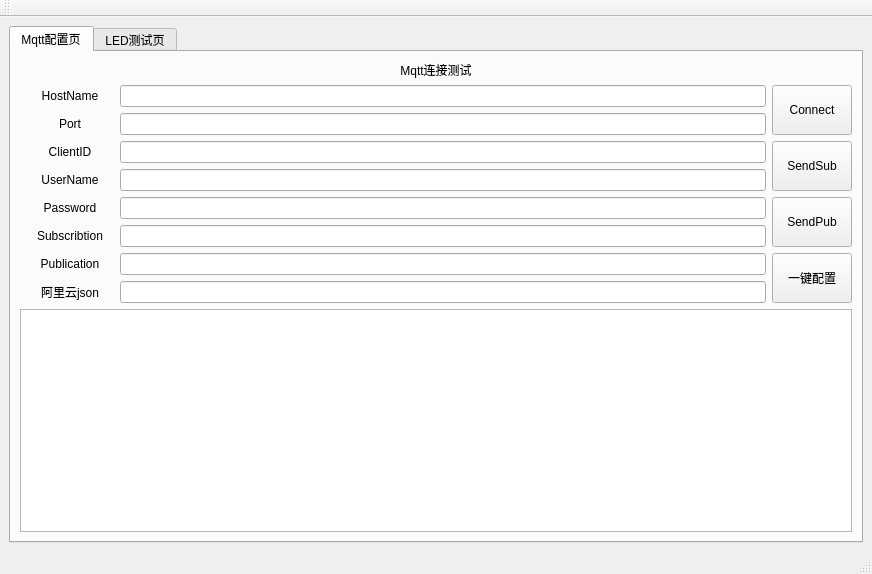
<?xml version="1.0" encoding="UTF-8"?>
<ui version="4.0">
 <class>MainWindow</class>
 <widget class="QMainWindow" name="MainWindow">
  <property name="geometry">
   <rect>
    <x>0</x>
    <y>0</y>
    <width>872</width>
    <height>574</height>
   </rect>
  </property>
  <property name="minimumSize">
   <size>
    <width>500</width>
    <height>500</height>
   </size>
  </property>
  <property name="font">
   <font>
    <pointsize>9</pointsize>
   </font>
  </property>
  <property name="windowTitle">
   <string>MainWindow</string>
  </property>
  <widget class="QWidget" name="centralwidget">
   <layout class="QGridLayout" name="gridLayout_4">
    <item row="0" column="0">
     <widget class="QTabWidget" name="tabWidget">
      <property name="currentIndex">
       <number>0</number>
      </property>
      <widget class="QWidget" name="tab_1">
       <attribute name="title">
        <string>Mqtt配置页</string>
       </attribute>
       <layout class="QGridLayout" name="gridLayout_5">
        <item row="0" column="0">
         <layout class="QGridLayout" name="gridLayout_3">
          <item row="2" column="0" colspan="2">
           <widget class="QTextEdit" name="TextEdit">
            <property name="minimumSize">
             <size>
              <width>50</width>
              <height>0</height>
             </size>
            </property>
           </widget>
          </item>
          <item row="1" column="0">
           <layout class="QGridLayout" name="gridLayout" columnstretch="0" columnminimumwidth="0">
            <property name="sizeConstraint">
             <enum>QLayout::SizeConstraint::SetDefaultConstraint</enum>
            </property>
            <property name="horizontalSpacing">
             <number>7</number>
            </property>
            <item row="2" column="0">
             <layout class="QHBoxLayout" name="horizontalLayout_3" stretch="0,1">
              <item>
               <widget class="QLabel" name="label_3">
                <property name="minimumSize">
                 <size>
                  <width>100</width>
                  <height>0</height>
                 </size>
                </property>
                <property name="text">
                 <string>ClientID</string>
                </property>
                <property name="alignment">
                 <set>Qt::AlignmentFlag::AlignCenter</set>
                </property>
               </widget>
              </item>
              <item>
               <widget class="QLineEdit" name="lEClientID">
                <property name="sizePolicy">
                 <sizepolicy hsizetype="Preferred" vsizetype="Fixed">
                  <horstretch>0</horstretch>
                  <verstretch>0</verstretch>
                 </sizepolicy>
                </property>
                <property name="text">
                 <string/>
                </property>
               </widget>
              </item>
             </layout>
            </item>
            <item row="3" column="0">
             <layout class="QHBoxLayout" name="horizontalLayout_4" stretch="0,1">
              <item>
               <widget class="QLabel" name="label_4">
                <property name="minimumSize">
                 <size>
                  <width>100</width>
                  <height>0</height>
                 </size>
                </property>
                <property name="text">
                 <string>UserName</string>
                </property>
                <property name="alignment">
                 <set>Qt::AlignmentFlag::AlignCenter</set>
                </property>
               </widget>
              </item>
              <item>
               <widget class="QLineEdit" name="lEUserName">
                <property name="sizePolicy">
                 <sizepolicy hsizetype="Preferred" vsizetype="Fixed">
                  <horstretch>0</horstretch>
                  <verstretch>0</verstretch>
                 </sizepolicy>
                </property>
                <property name="text">
                 <string/>
                </property>
               </widget>
              </item>
             </layout>
            </item>
            <item row="0" column="0">
             <layout class="QHBoxLayout" name="horizontalLayout" stretch="0,1">
              <item>
               <widget class="QLabel" name="label">
                <property name="minimumSize">
                 <size>
                  <width>100</width>
                  <height>0</height>
                 </size>
                </property>
                <property name="text">
                 <string>HostName</string>
                </property>
                <property name="alignment">
                 <set>Qt::AlignmentFlag::AlignCenter</set>
                </property>
               </widget>
              </item>
              <item>
               <widget class="QLineEdit" name="lEHostName">
                <property name="sizePolicy">
                 <sizepolicy hsizetype="Preferred" vsizetype="Preferred">
                  <horstretch>0</horstretch>
                  <verstretch>0</verstretch>
                 </sizepolicy>
                </property>
                <property name="baseSize">
                 <size>
                  <width>400</width>
                  <height>20</height>
                 </size>
                </property>
                <property name="text">
                 <string/>
                </property>
               </widget>
              </item>
             </layout>
            </item>
            <item row="4" column="0">
             <layout class="QHBoxLayout" name="horizontalLayout_5" stretch="0,1">
              <item>
               <widget class="QLabel" name="label_5">
                <property name="minimumSize">
                 <size>
                  <width>100</width>
                  <height>0</height>
                 </size>
                </property>
                <property name="text">
                 <string>Password</string>
                </property>
                <property name="alignment">
                 <set>Qt::AlignmentFlag::AlignCenter</set>
                </property>
               </widget>
              </item>
              <item>
               <widget class="QLineEdit" name="lEPassword">
                <property name="sizePolicy">
                 <sizepolicy hsizetype="Preferred" vsizetype="Fixed">
                  <horstretch>0</horstretch>
                  <verstretch>0</verstretch>
                 </sizepolicy>
                </property>
                <property name="text">
                 <string/>
                </property>
               </widget>
              </item>
             </layout>
            </item>
            <item row="6" column="0">
             <layout class="QHBoxLayout" name="horizontalLayout_7" stretch="0,1">
              <item>
               <widget class="QLabel" name="label_8">
                <property name="minimumSize">
                 <size>
                  <width>100</width>
                  <height>0</height>
                 </size>
                </property>
                <property name="text">
                 <string>Publication</string>
                </property>
                <property name="alignment">
                 <set>Qt::AlignmentFlag::AlignCenter</set>
                </property>
               </widget>
              </item>
              <item>
               <widget class="QLineEdit" name="lEpublication">
                <property name="sizePolicy">
                 <sizepolicy hsizetype="Preferred" vsizetype="Fixed">
                  <horstretch>0</horstretch>
                  <verstretch>0</verstretch>
                 </sizepolicy>
                </property>
                <property name="text">
                 <string/>
                </property>
               </widget>
              </item>
             </layout>
            </item>
            <item row="1" column="0">
             <layout class="QHBoxLayout" name="horizontalLayout_2" stretch="0,1">
              <item>
               <widget class="QLabel" name="label_2">
                <property name="minimumSize">
                 <size>
                  <width>100</width>
                  <height>0</height>
                 </size>
                </property>
                <property name="text">
                 <string>Port</string>
                </property>
                <property name="alignment">
                 <set>Qt::AlignmentFlag::AlignCenter</set>
                </property>
               </widget>
              </item>
              <item>
               <widget class="QLineEdit" name="lEPort">
                <property name="sizePolicy">
                 <sizepolicy hsizetype="Preferred" vsizetype="Fixed">
                  <horstretch>0</horstretch>
                  <verstretch>0</verstretch>
                 </sizepolicy>
                </property>
                <property name="text">
                 <string/>
                </property>
               </widget>
              </item>
             </layout>
            </item>
            <item row="5" column="0">
             <layout class="QHBoxLayout" name="horizontalLayout_6" stretch="0,1">
              <item>
               <widget class="QLabel" name="label_7">
                <property name="minimumSize">
                 <size>
                  <width>100</width>
                  <height>0</height>
                 </size>
                </property>
                <property name="text">
                 <string>Subscribtion</string>
                </property>
                <property name="alignment">
                 <set>Qt::AlignmentFlag::AlignCenter</set>
                </property>
               </widget>
              </item>
              <item>
               <widget class="QLineEdit" name="lEsubscribtion">
                <property name="sizePolicy">
                 <sizepolicy hsizetype="Preferred" vsizetype="Fixed">
                  <horstretch>0</horstretch>
                  <verstretch>0</verstretch>
                 </sizepolicy>
                </property>
                <property name="text">
                 <string/>
                </property>
               </widget>
              </item>
             </layout>
            </item>
            <item row="7" column="0">
             <layout class="QHBoxLayout" name="horizontalLayout_8" stretch="0,1">
              <item>
               <widget class="QLabel" name="label_9">
                <property name="minimumSize">
                 <size>
                  <width>100</width>
                  <height>0</height>
                 </size>
                </property>
                <property name="text">
                 <string>阿里云json</string>
                </property>
                <property name="alignment">
                 <set>Qt::AlignmentFlag::AlignCenter</set>
                </property>
               </widget>
              </item>
              <item>
               <widget class="QLineEdit" name="lEconfig">
                <property name="sizePolicy">
                 <sizepolicy hsizetype="Preferred" vsizetype="Fixed">
                  <horstretch>0</horstretch>
                  <verstretch>0</verstretch>
                 </sizepolicy>
                </property>
                <property name="text">
                 <string/>
                </property>
               </widget>
              </item>
             </layout>
            </item>
           </layout>
          </item>
          <item row="1" column="1">
           <layout class="QGridLayout" name="gridLayout_2" rowstretch="0,0,0,0,0">
            <item row="2" column="0">
             <widget class="QPushButton" name="pBSendSub">
              <property name="sizePolicy">
               <sizepolicy hsizetype="Preferred" vsizetype="Preferred">
                <horstretch>0</horstretch>
                <verstretch>0</verstretch>
               </sizepolicy>
              </property>
              <property name="text">
               <string>SendSub</string>
              </property>
             </widget>
            </item>
            <item row="3" column="0">
             <widget class="QPushButton" name="pBSendPub">
              <property name="sizePolicy">
               <sizepolicy hsizetype="Preferred" vsizetype="Preferred">
                <horstretch>0</horstretch>
                <verstretch>0</verstretch>
               </sizepolicy>
              </property>
              <property name="text">
               <string>SendPub</string>
              </property>
             </widget>
            </item>
            <item row="4" column="0">
             <widget class="QPushButton" name="pBConfig">
              <property name="sizePolicy">
               <sizepolicy hsizetype="Preferred" vsizetype="Preferred">
                <horstretch>0</horstretch>
                <verstretch>0</verstretch>
               </sizepolicy>
              </property>
              <property name="text">
               <string>一键配置</string>
              </property>
             </widget>
            </item>
            <item row="1" column="0">
             <widget class="QPushButton" name="pBConnect">
              <property name="sizePolicy">
               <sizepolicy hsizetype="Fixed" vsizetype="Preferred">
                <horstretch>0</horstretch>
                <verstretch>0</verstretch>
               </sizepolicy>
              </property>
              <property name="minimumSize">
               <size>
                <width>0</width>
                <height>0</height>
               </size>
              </property>
              <property name="text">
               <string>Connect</string>
              </property>
             </widget>
            </item>
           </layout>
          </item>
          <item row="0" column="0" colspan="2">
           <widget class="QLabel" name="label_6">
            <property name="text">
             <string>Mqtt连接测试</string>
            </property>
            <property name="alignment">
             <set>Qt::AlignmentFlag::AlignCenter</set>
            </property>
           </widget>
          </item>
         </layout>
        </item>
       </layout>
      </widget>
      <widget class="QWidget" name="tab_2">
       <attribute name="title">
        <string>LED测试页</string>
       </attribute>
       <layout class="QGridLayout" name="gridLayout_6">
        <item row="0" column="0">
         <widget class="ImageBtn" name="imgbtn">
          <property name="styleSheet">
           <string notr="true">image: url(:/img/dark.png);
</string>
          </property>
          <property name="text">
           <string/>
          </property>
         </widget>
        </item>
       </layout>
      </widget>
     </widget>
    </item>
   </layout>
  </widget>
  <widget class="QMenuBar" name="menubar">
   <property name="geometry">
    <rect>
     <x>0</x>
     <y>0</y>
     <width>872</width>
     <height>25</height>
    </rect>
   </property>
  </widget>
  <widget class="QStatusBar" name="statusbar"/>
  <widget class="QToolBar" name="toolBar">
   <property name="windowTitle">
    <string>toolBar</string>
   </property>
   <attribute name="toolBarArea">
    <enum>TopToolBarArea</enum>
   </attribute>
   <attribute name="toolBarBreak">
    <bool>false</bool>
   </attribute>
  </widget>
  <action name="action1">
   <property name="text">
    <string>1</string>
   </property>
  </action>
 </widget>
 <customwidgets>
  <customwidget>
   <class>ImageBtn</class>
   <extends>QLabel</extends>
   <header>imagebtn.h</header>
  </customwidget>
 </customwidgets>
 <resources/>
 <connections/>
</ui>
